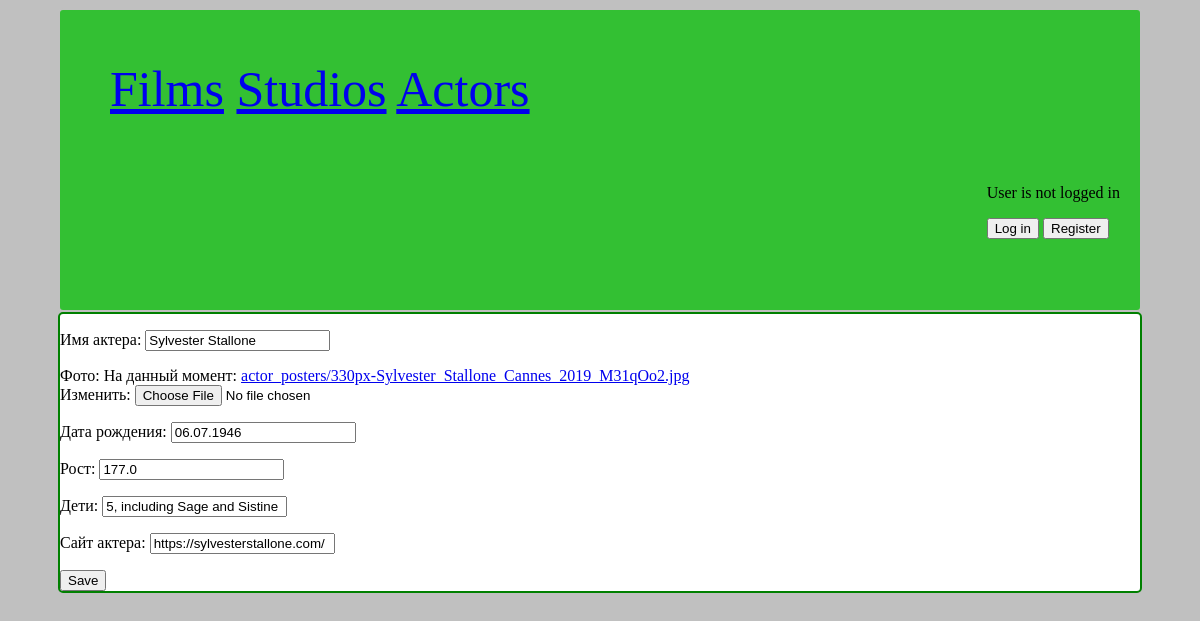
Screenshot of /actors/edit/1 with the database file from the repository.
### actors/models.py (models this page shows, shortened)
class Actor(models.Model, HitCountMixin):
    name = models.CharField(max_length=100, verbose_name='Имя актера')
    poster = models.ImageField(upload_to='actor_posters', null=True, verbose_name='Фото')
    born = models.DateField(verbose_name='Дата рождения')
    height = models.FloatField(verbose_name='Рост')
    children = models.CharField(max_length=100, verbose_name='Дети')
    main_site = models.URLField(max_length=100, verbose_name='Сайт актера')
    is_active = models.BooleanField(default=True, null=True)
    hit_count_generic = GenericRelation(
        HitCount,
        object_id_field='object_pk',
        related_query_name='hit_count_generic_relation')
    class Meta:
        verbose_name = 'Актеры'
        verbose_name_plural = 'Актеры'

### actors/views.py (the view)
# urls.py: path('edit/<int:pk>', views.actor_edit, name='actor_edit'),
def actor_edit(request, pk):
    actor = Actor.objects.get(pk=pk)
    if request.method == "POST":
        form = ActorForm(request.POST, request.FILES, instance=actor)
        if form.is_valid():
            actor = form.save(commit=False)
            actor.save()
            return redirect('actor_detail', pk=actor.pk)
    else:
        form = ActorForm(instance=actor)
    return render(request, 'actors/actor_new.html', {'form':form})

### actors/forms.py
class ActorForm(forms.ModelForm):
    class Meta:
        model = Actor
        fields = '__all__'
        exclude = ('is_active',)

### templates/actors/actor_new.html (shortened to what this page needs)
{% extends 'films/base.html' %}
{% block content %}
    <form method="POST" enctype="multipart/form-data">
        {{ form.as_p }}
        <button type="submit">Save</button>
    </form>
{% endblock %}

### static/css/style.css (style rules this page uses)
body { background-color: silver; }

### rows the page displays
Actor: name "Sylvester Stallone", born "06.07.1946", height "177.0", children "5, including Sage and Sistine", main_site "https://sylvesterstallone.com/"
